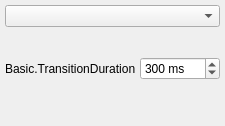
  <widget class="OBSDock" name="transitionsDock">
   <property name="features">
    <set>QDockWidget::AllDockWidgetFeatures</set>
   </property>
   <property name="windowTitle">
    <string>Basic.SceneTransitions</string>
   </property>
   <attribute name="dockWidgetArea">
    <number>8</number>
   </attribute>
   <widget class="QWidget" name="dockWidgetContents_5">
    <layout class="QVBoxLayout" name="verticalLayout_3">
     <property name="leftMargin">
      <number>4</number>
     </property>
     <property name="topMargin">
      <number>4</number>
     </property>
     <property name="rightMargin">
      <number>4</number>
     </property>
     <property name="bottomMargin">
      <number>4</number>
     </property>
     <item>
      <widget class="QWidget" name="transitionsContainer" native="true">
       <layout class="QVBoxLayout" name="verticalLayout_2">
        <property name="spacing">
         <number>4</number>
        </property>
        <property name="leftMargin">
         <number>1</number>
        </property>
        <property name="topMargin">
         <number>1</number>
        </property>
        <property name="rightMargin">
         <number>1</number>
        </property>
        <property name="bottomMargin">
         <number>2</number>
        </property>
        <item>
         <widget class="QComboBox" name="transitions">
          <property name="minimumSize">
           <size>
            <width>120</width>
            <height>0</height>
           </size>
          </property>
          <property name="accessibleName">
           <string>Transition</string>
          </property>
         </widget>
        </item>
        <item>
         <layout class="QHBoxLayout" name="horizontalLayout_4">
          <property name="spacing">
           <number>4</number>
          </property>
          <item>
           <spacer name="horizontalSpacer">
            <property name="orientation">
             <enum>Qt::Horizontal</enum>
            </property>
            <property name="sizeType">
             <enum>QSizePolicy::Expanding</enum>
            </property>
            <property name="sizeHint" stdset="0">
             <size>
              <width>40</width>
              <height>20</height>
             </size>
            </property>
           </spacer>
          </item>
          <item>
           <widget class="QPushButton" name="transitionAdd">
            <property name="sizePolicy">
             <sizepolicy hsizetype="Maximum" vsizetype="Maximum">
              <horstretch>0</horstretch>
              <verstretch>0</verstretch>
             </sizepolicy>
            </property>
            <property name="maximumSize">
             <size>
              <width>22</width>
              <height>22</height>
             </size>
            </property>
            <property name="toolTip">
             <string>Basic.AddTransition</string>
            </property>
            <property name="accessibleName">
             <string>Basic.AddTransition</string>
            </property>
            <property name="text">
             <string notr="true"/>
            </property>
            <property name="icon">
             <iconset>
              <normaloff>:/res/images/add.png</normaloff>:/res/images/add.png</iconset>
            </property>
            <property name="flat">
             <bool>true</bool>
            </property>
            <property name="themeID" stdset="0">
             <string notr="true">addIconSmall</string>
            </property>
           </widget>
          </item>
          <item>
           <widget class="QPushButton" name="transitionRemove">
            <property name="sizePolicy">
             <sizepolicy hsizetype="Maximum" vsizetype="Maximum">
              <horstretch>0</horstretch>
              <verstretch>0</verstretch>
             </sizepolicy>
            </property>
            <property name="maximumSize">
             <size>
              <width>22</width>
              <height>22</height>
             </size>
            </property>
            <property name="toolTip">
             <string>Basic.RemoveTransition</string>
            </property>
            <property name="accessibleName">
             <string>Basic.RemoveTransition</string>
            </property>
            <property name="text">
             <string notr="true"/>
            </property>
            <property name="icon">
             <iconset>
              <normaloff>:/res/images/list_remove.png</normaloff>:/res/images/list_remove.png</iconset>
            </property>
            <property name="flat">
             <bool>true</bool>
            </property>
            <property name="themeID" stdset="0">
             <string notr="true">removeIconSmall</string>
            </property>
           </widget>
          </item>
          <item>
           <widget class="QPushButton" name="transitionProps">
            <property name="sizePolicy">
             <sizepolicy hsizetype="Maximum" vsizetype="Maximum">
              <horstretch>0</horstretch>
              <verstretch>0</verstretch>
             </sizepolicy>
            </property>
            <property name="maximumSize">
             <size>
              <width>22</width>
              <height>22</height>
             </size>
            </property>
            <property name="toolTip">
             <string>Basic.TransitionProperties</string>
            </property>
            <property name="accessibleName">
             <string>Basic.TransitionProperties</string>
            </property>
            <property name="text">
             <string notr="true"/>
            </property>
            <property name="icon">
             <iconset>
              <normaloff>:/res/images/configuration21_16.png</normaloff>:/res/images/configuration21_16.png</iconset>
            </property>
            <property name="flat">
             <bool>true</bool>
            </property>
            <property name="themeID" stdset="0">
             <string notr="true">configIconSmall</string>
            </property>
           </widget>
          </item>
         </layout>
        </item>
        <item>
         <layout class="QHBoxLayout" name="horizontalLayout_3">
          <property name="spacing">
           <number>4</number>
          </property>
          <item>
           <widget class="QLabel" name="transitionDurationLabel">
            <property name="sizePolicy">
             <sizepolicy hsizetype="Maximum" vsizetype="Preferred">
              <horstretch>0</horstretch>
              <verstretch>0</verstretch>
             </sizepolicy>
            </property>
            <property name="text">
             <string>Basic.TransitionDuration</string>
            </property>
            <property name="buddy">
             <cstring>transitionDuration</cstring>
            </property>
           </widget>
          </item>
          <item>
           <widget class="QSpinBox" name="transitionDuration">
            <property name="accessibleName">
             <string>Basic.TransitionDuration</string>
            </property>
            <property name="suffix">
             <string> ms</string>
            </property>
            <property name="minimum">
             <number>2</number>
            </property>
            <property name="maximum">
             <number>10000</number>
            </property>
            <property name="singleStep">
             <number>50</number>
            </property>
            <property name="value">
             <number>300</number>
            </property>
           </widget>
          </item>
         </layout>
        </item>
        <item>
         <spacer name="verticalSpacer">
          <property name="orientation">
           <enum>Qt::Vertical</enum>
          </property>
          <property name="sizeHint" stdset="0">
           <size>
            <width>20</width>
            <height>40</height>
           </size>
          </property>
         </spacer>
        </item>
       </layout>
      </widget>
     </item>
    </layout>
   </widget>
  </widget>
